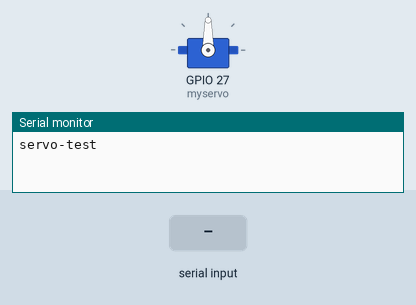
Simulated run of this sketch. Board: ESP32. Parts: servo, the last lines printed to the serial monitor. The test bench sets the inputs (shaded band).

Above: at 1.2 s.
1.3 s: "30,150\n" received over Serial
At 2.1 s:
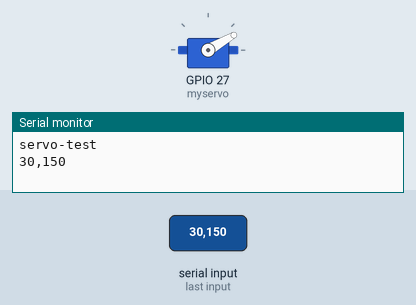
2.8 s: "5\n" received over Serial
At 3.5 s:
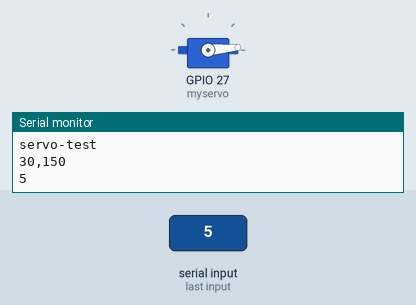
4.3 s: "200\n" received over Serial
At 5.5 s:
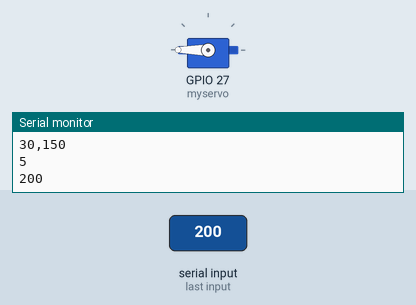
5.8 s: "90,45\n" received over Serial
At 6.2 s:
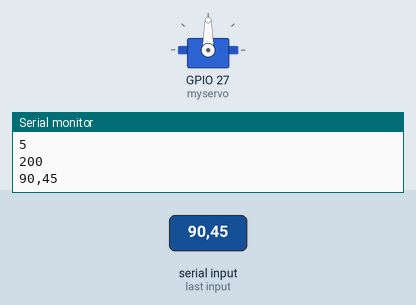
Timing chart, 0 to 8.3 s (numbered marks = the images above; inputs shaded):
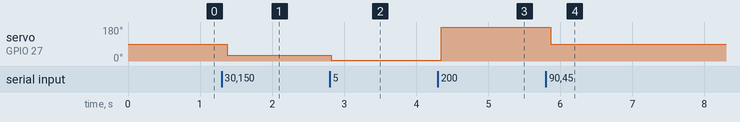

The sketch:

ServoTest.ino
```cpp
String readString;
#include <Servo.h>
Servo myservo;

void setup()
{
  Serial.begin(9600);
  myservo.attach(27);  //the pin for the servo control
  Serial.println("servo-test"); // so I can keep track of what is loaded
}

void loop()
{
  while (Serial.available())
  {
    delay(11);
    if (Serial.available() >0)
    {
      char c = Serial.read();  //gets one byte from serial buffer
      readString += c; //makes the string readString
    }
  }

  if (readString.length() >0)
  {
    Serial.println(readString);  //so you can see the captured string
    int n;
    char carray[6]; //converting string to number
    readString.toCharArray(carray, sizeof(carray));
    n = atoi(carray);
    myservo.writeMicroseconds(n); // for microseconds
    myservo.write(n); //for degees 0-180
    readString="";
  }
}
```

Measured:
- after the input at 1.3 s, servo on GPIO 27 (myservo): 90° → 30° after 0.08 s
- after the input at 2.8 s, servo on GPIO 27 (myservo): 30° → 5° at once
- after the input at 4.3 s, servo on GPIO 27 (myservo): 5° → 180° after 0.05 s
- after the input at 5.8 s, servo on GPIO 27 (myservo): 180° → 90° after 0.07 s
